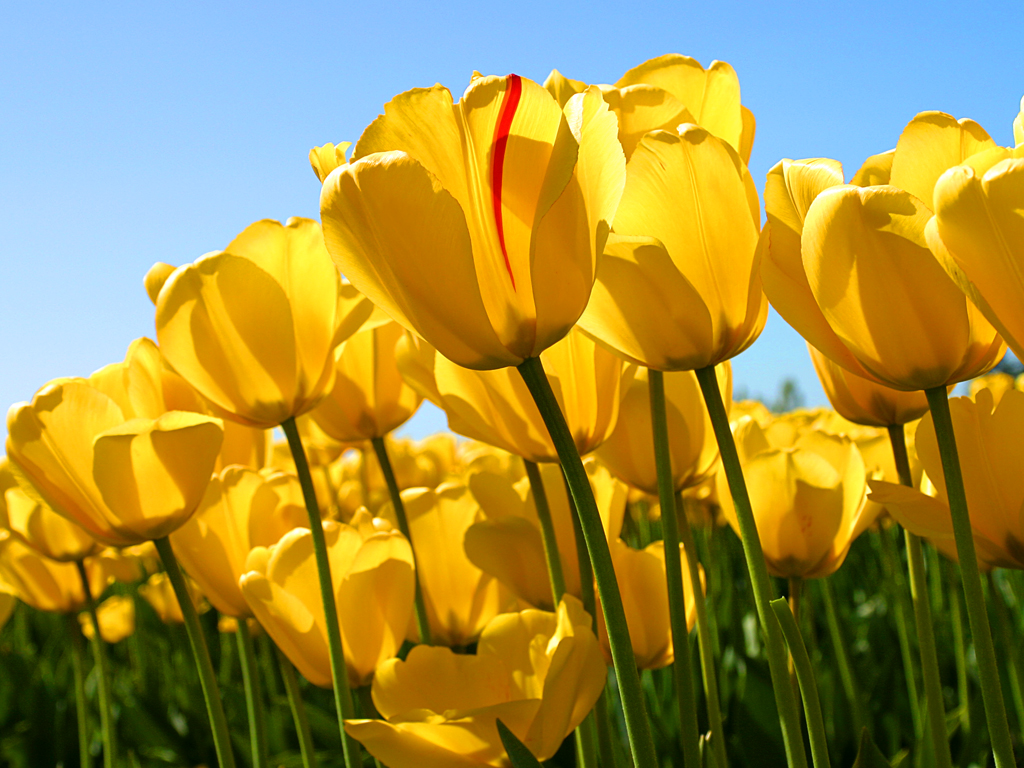
%> input picture extras/color_steganography/tulips.jpg, 1024 x 768 px
$ octave color_steganograpy.m   (GNU Octave 9; MATLAB toolbox functions it lacks are replaced by stand-ins)
%> lines starting %> are read from the running program, lines starting %| are printed output that depends on the picture
%> further down, cover_image is the input picture: size 768x1024x3 uint8; mean R, G, B 161.3, 143.3, 66.7
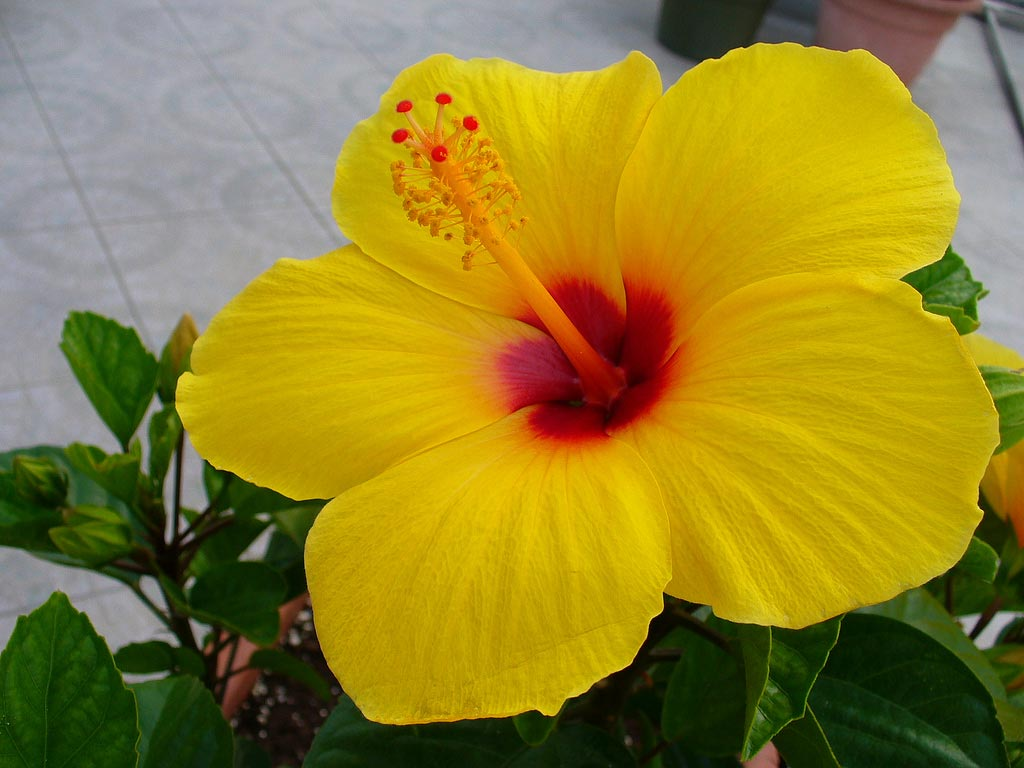
%> input picture extras/color_steganography/flower.jpg, 1024 x 768 px
%> further down, secret_image is the input picture: size 768x1024x3 uint8; mean R, G, B 146, 130, 42.6
### extras/color_steganography/steganograpy_encode.m
function [ stego_image ] = steganograpy_encode(cover_image, secret_image, bit_portion)
%> called with bit_portion = 5
  red_channel = cover_image(:, :, 1);
  red_bits = get_bits(red_channel);
%> red_bits = 8 items

  green_channel = cover_image(:, :, 2);
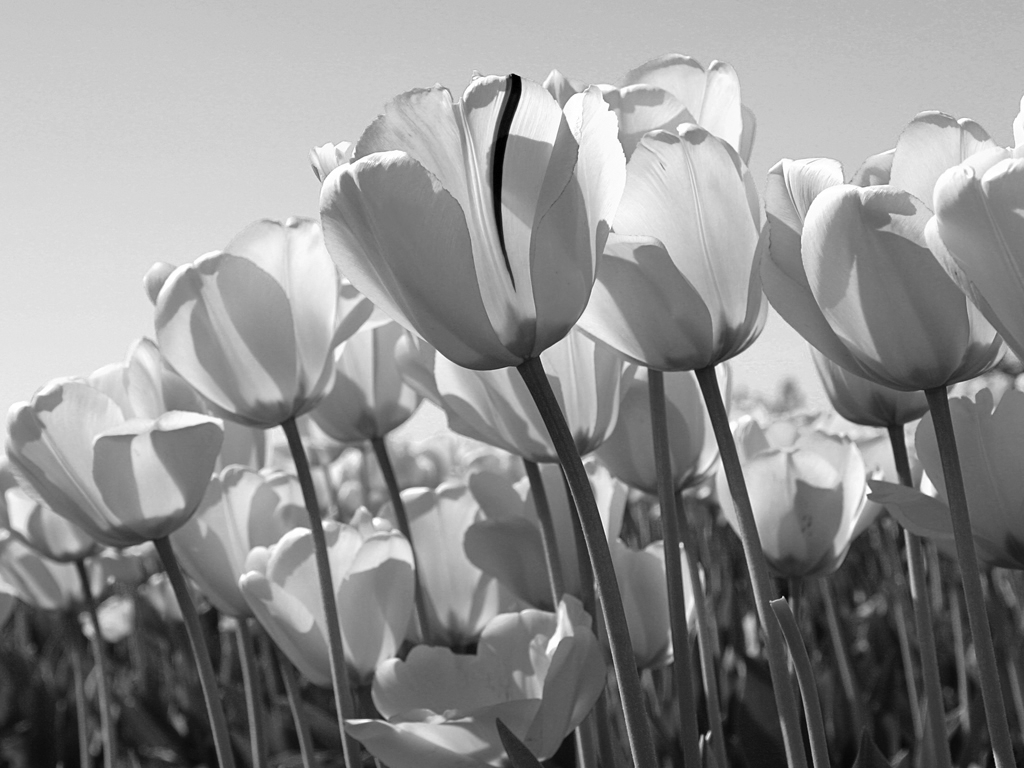
%> green_channel: size 768x1024 uint8; min 0, max 255, mean 143.3
  green_bits = get_bits(green_channel);
%> green_bits = 8 items

  blue_channel = cover_image(:, :, 3);
  blue_bits = get_bits(blue_channel);
%> blue_bits = 8 items

  red_channel2 = secret_image(:, :, 1);
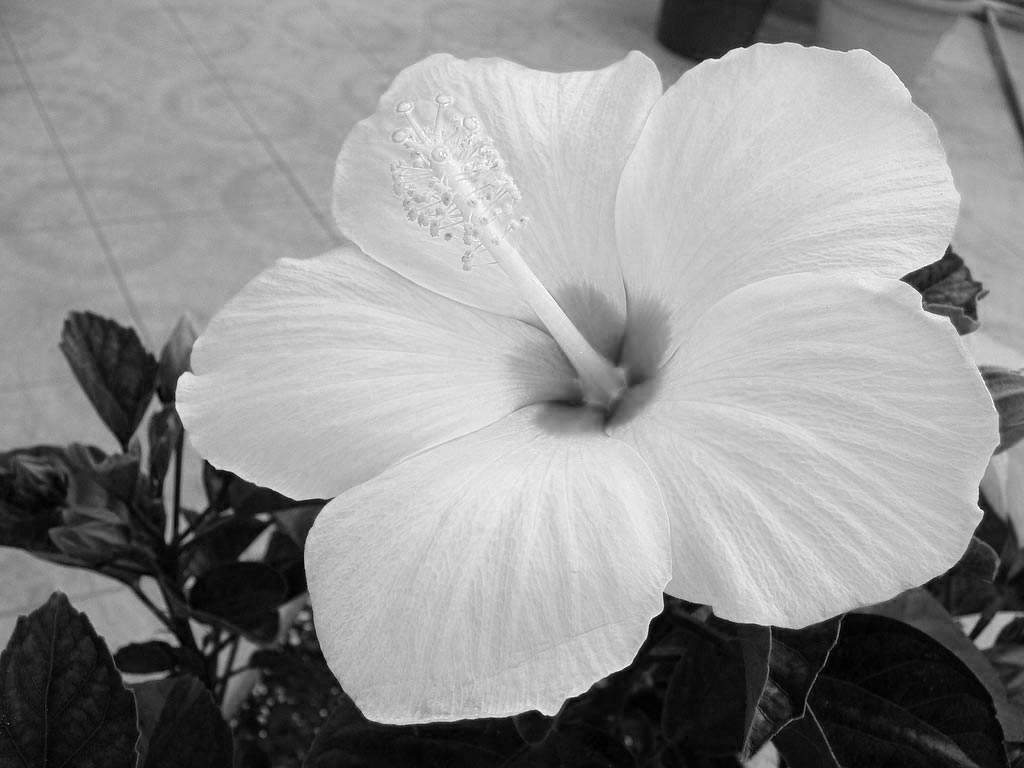
%> red_channel2: size 768x1024 uint8; min 0, max 255, mean 146
  red_bits2 = get_bits(red_channel2);
%> red_bits2 = 8 items

  green_channel2 = secret_image(:, :, 2);
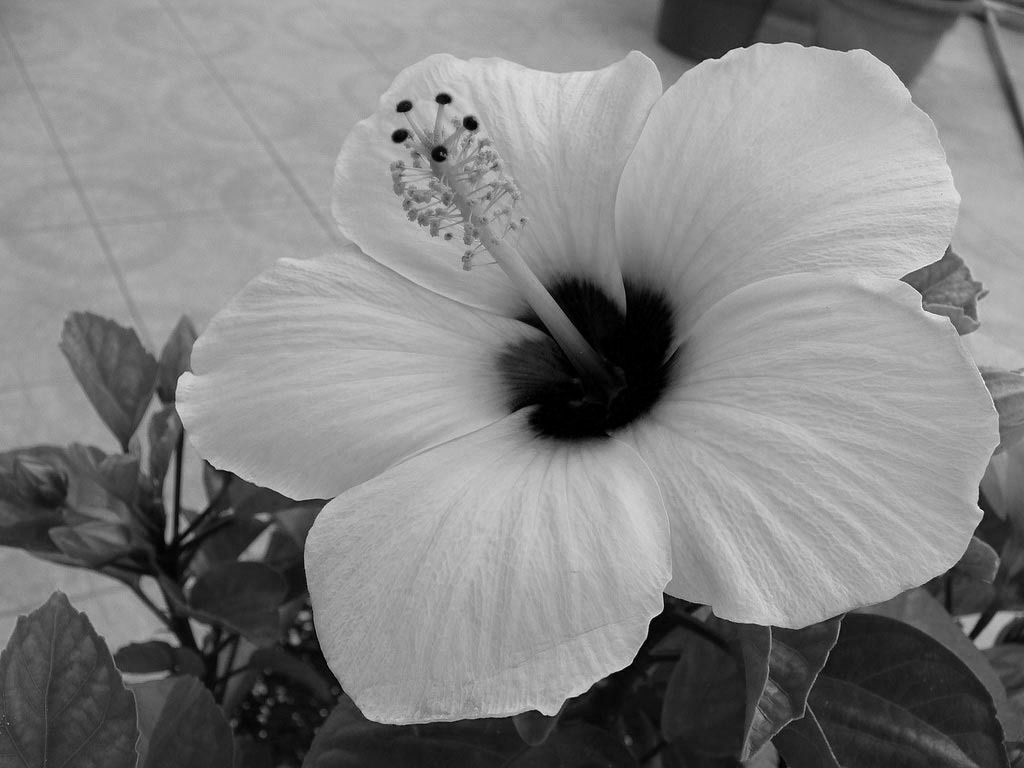
%> green_channel2: size 768x1024 uint8; min 0, max 247, mean 130
  green_bits2 = get_bits(green_channel2);
%> green_bits2 = 8 items

  blue_channel2 = secret_image(:, :, 3);
  blue_bits2 = get_bits(blue_channel2);
%> blue_bits2 = 8 items

  stego_image(:, :, 1) = merge_bits(red_bits, red_bits2, bit_portion);
  stego_image(:, :, 2) = merge_bits(green_bits, green_bits2, bit_portion);
  stego_image(:, :, 3) = merge_bits(blue_bits, blue_bits2, bit_portion);
end

### extras/color_steganography/merge_bits.m
function [ added_bits ] = merge_bits(bit_group1, bit_group2, bit_portion)
%> called with bit_portion = 5
  added_bits = 0;

  for i = 1:8
    if i <= bit_portion
      added_bits = added_bits + bit_group1{i};
    else
      added_bits = added_bits + (bit_group2{i - bit_portion} / 32);
    end
  end
end

### extras/color_steganography/reduce_bits.m
function [ added_bits ] = reduce_bits(bit_group, range, multiplier)
  added_bits = 0;

  if nargin < 3
    multiplier = 1;
  end

  for i = range
    added_bits = added_bits + (bit_group{i} * multiplier);
  end
end

### extras/color_steganography/steganograpy_decode.m
function [ cover_image, secret_image ] = steganograpy_decode(image, bit_portion)
  red_channel = image(:, :, 1);
  red_bits = get_bits(red_channel);

  green_channel = image(:, :, 2);
  green_bits = get_bits(green_channel);

  blue_channel = image(:, :, 3);
  blue_bits = get_bits(blue_channel);

  cover_image(:, :, 1) = reduce_bits(red_bits, [1:bit_portion]);
  cover_image(:, :, 2) = reduce_bits(green_bits, [1:bit_portion]);
  cover_image(:, :, 3) = reduce_bits(blue_bits, [1:bit_portion]);

  secret_image(:, :, 1) = reduce_bits(red_bits, [bit_portion + 1:8], 32);
  secret_image(:, :, 2) = reduce_bits(green_bits, [bit_portion + 1:8], 32);
  secret_image(:, :, 3) = reduce_bits(blue_bits, [bit_portion + 1:8], 32);
end

### extras/color_steganography/get_bits.m
function [ bits ] = get_bits(image)
	bits = cell(1, 8);
	bits{1} = bitand(image, 128);
	bits{2} = bitand(image, 64);
	bits{3} = bitand(image, 32);
	bits{4} = bitand(image, 16);
	bits{5} = bitand(image, 8);
	bits{6} = bitand(image, 4);
	bits{7} = bitand(image, 2);
	bits{8} = bitand(image, 1);
end

### extras/color_steganography/color_steganograpy.m
cover_image = imread('tulips.jpg');
secret_image = imread('flower.jpg');

result_image = steganograpy_encode(cover_image, secret_image, 5);
imwrite(result_image, 'result_color.png');

image = imread('result_color.png');
[original_image1, original_image2] = steganograpy_decode(image, 5);
%> call 6 of reduce_bits, with range = [6 7 8], multiplier = 32
%> after the loop in reduce_bits (call 6), `for i = range`:
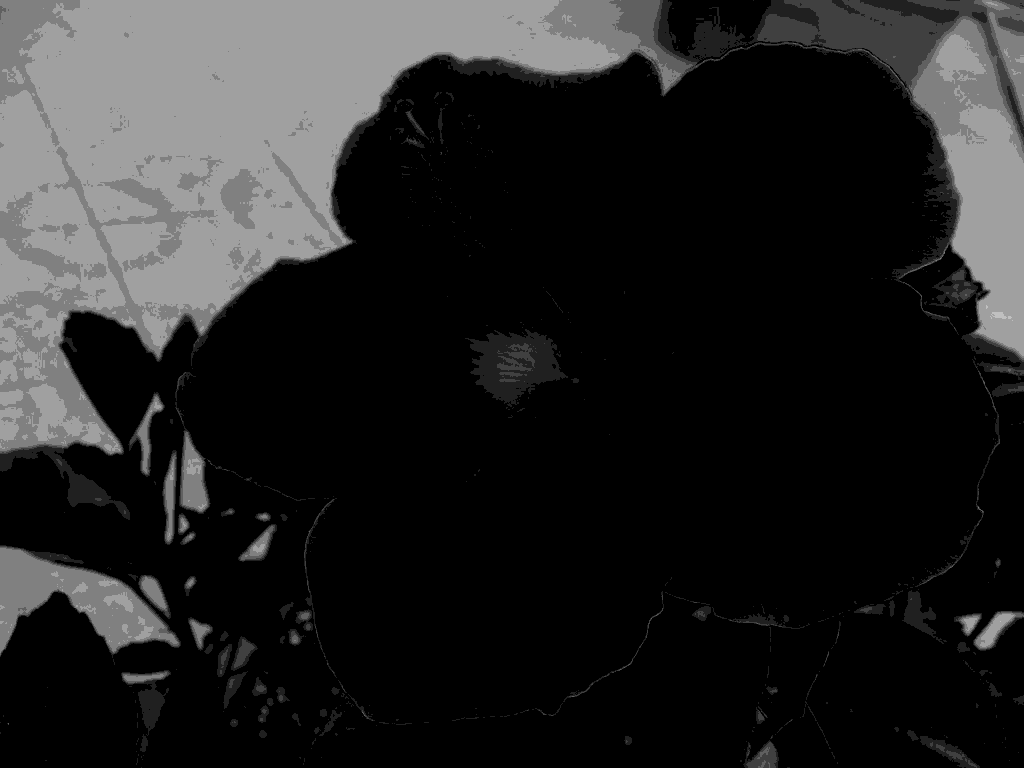
%> added_bits: size 768x1024 uint8; min 0, max 192, mean 35.9

figure(1),
% Encryption Process
subplot(2, 3, 1), imshow(cover_image), title('Cover Image'),
subplot(2, 3, 2), imshow(secret_image),title('Secret Image'),
subplot(2, 3, 3), imshow(result_image), title('Resulting Image'),
% Decryption Process
subplot(2, 3, 4), imshow(image), title('Resulting Image'),
subplot(2, 3, 5), imshow(original_image1), title('Cover Image'),
subplot(2, 3, 6), imshow(original_image2), title('Secret Image');
